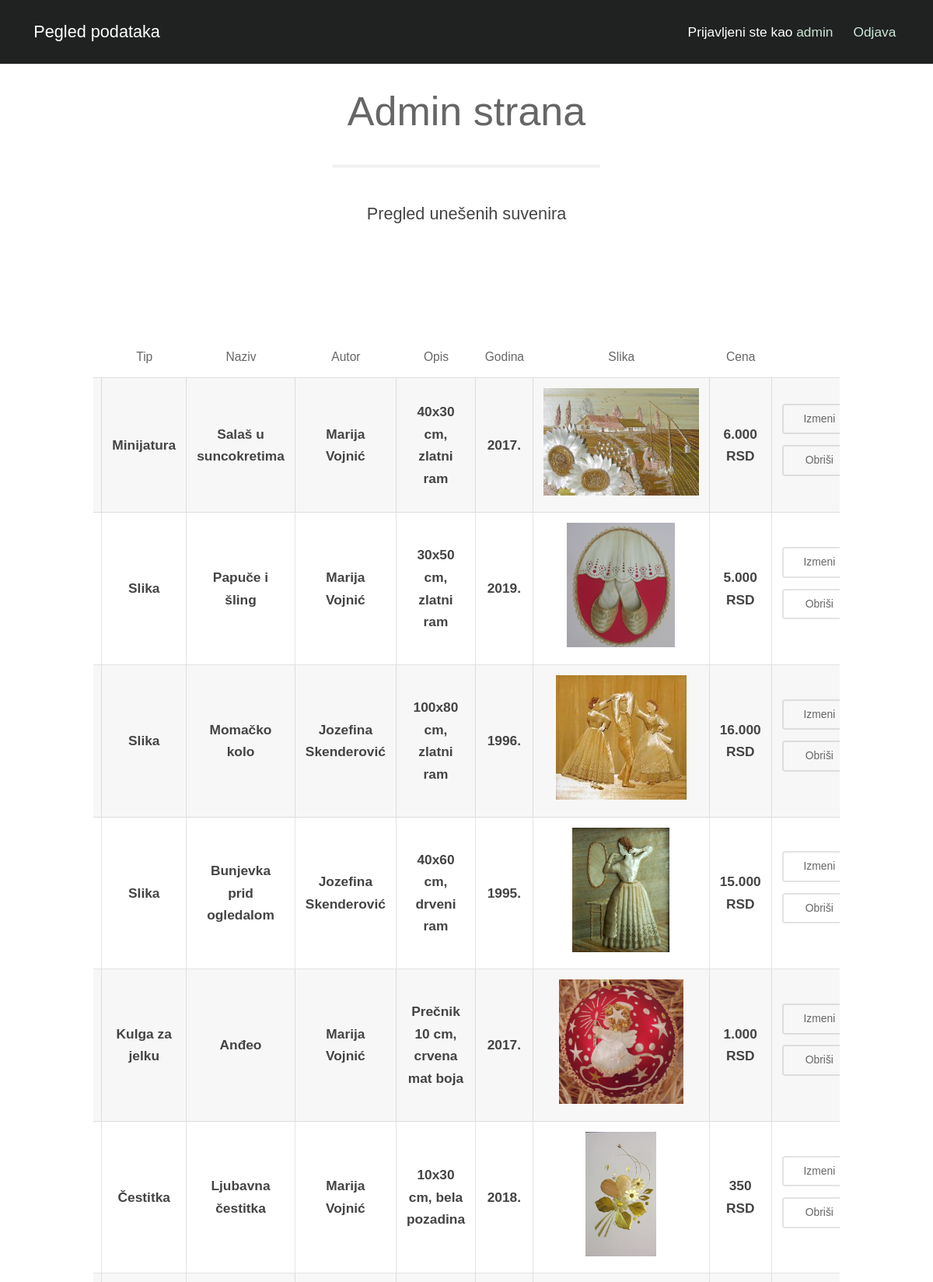
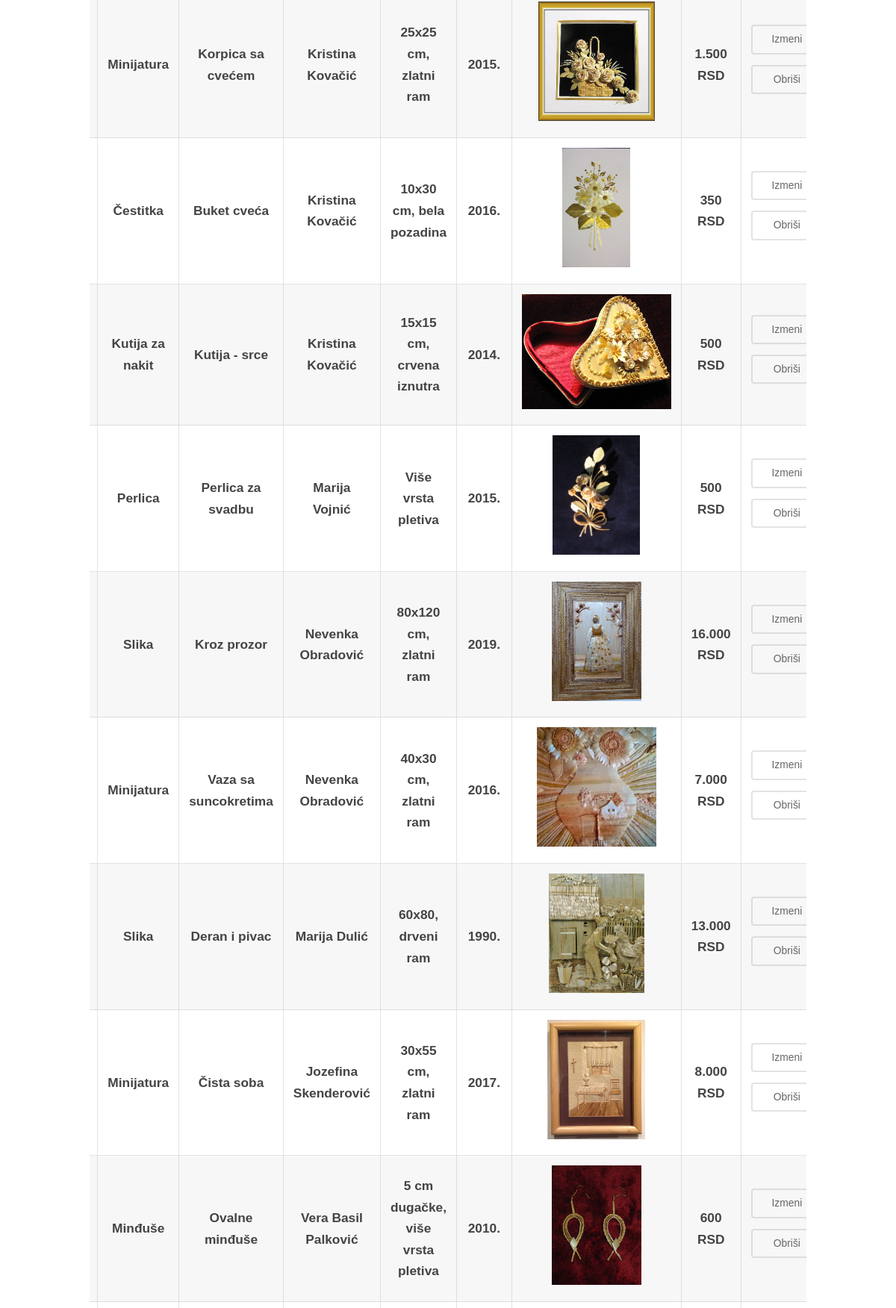
Screenshot of /admin/adminSouvenirsOverview.php (signed in, upper part) with the database file from the repository (2 pictures, top to bottom).
### tables this page shows
CREATE TABLE `products` (
  `id` int(8) NOT NULL,
  `id_product_type` int(8) NOT NULL,
  `product_name` varchar(25) NOT NULL,
  `id_author` int(8) NOT NULL,
  `product_size_description` varchar(50) NOT NULL,
  `product_year` varchar(5) NOT NULL,
  `product_image` varchar(100) NOT NULL,
  `product_price` varchar(10) NOT NULL
);

CREATE TABLE `product_type` (
  `id` int(8) NOT NULL,
  `product_type_name` varchar(25) NOT NULL
);

CREATE TABLE `authors` (
  `id` int(8) NOT NULL,
  `author_name` varchar(25) NOT NULL,
  `author_surname` varchar(25) NOT NULL,
  `author_bio` varchar(500) NOT NULL,
  `author_image` text NOT NULL
);

### admin/adminSouvenirsOverview.php (the view, shortened to what this page needs)
<!DOCTYPE html>
<html lang="en">
<head>
</head>
<body>
<header id="header" style="position: fixed">
    <h1><a href="adminOverview.php">Pegled podataka</a></h1>
    <nav id="nav">
        <ul>
            <?php
            if (isset($_SESSION['u_id'])) {
                echo '<li>Prijavljeni ste kao <span style="color: #cee8d8;">'.$_SESSION['u_id'].'</span></li>';
                echo '<li><a href="adminIncludes/adminLogout.php">Odjava</a></li>';}
            ?>
        </ul>
    </nav>
</header>
<section id="main" class="wrapper">
    <div class="container">
        <header class="major">
            <h2>Admin strana</h2>
            <p>Pregled unešenih suvenira</p>
        </header>
    </div>
</section>
<section>
    <div class="container">
        <div class="table-wrapper">
            <table class="alt" style="text-align: center; width: 100%;">
    <thead>
        <tr>
            <th>ID</th>
            <th>Tip</th>
            <th>Naziv</th>
            <th>Autor</th>
            <th>Opis</th>
            <th>Godina</th>
            <th>Slika</th>
            <th>Cena</th>
            <th></th>
        </tr>
    </thead>
<tbody>
            <?php
            require "../db_config.php";
            $sql = "SELECT p.id, t.product_type_name, p.product_name, a.author_name, a.author_surname, p.product_size_description, p.product_year, p.product_image, p.product_price
                    FROM authors a
                    JOIN products p on p.id_author=a.id
                    JOIN product_type t on t.id = p.id_product_type";
            $query = mysqli_query($connection,$sql);
            while ($row = mysqli_fetch_array($query)){
                echo "<tr>";
                echo "<td style='vertical-align: middle; font-weight: bold'>" . $row['id'] . "</td>";
                echo "<td style='vertical-align: middle; font-weight: bold'>" . $row['product_type_name'] . "</td>";
                echo "<td style='vertical-align: middle; font-weight: bold'>" . $row['product_name'] . "</td>";
                echo "<td style='vertical-align: middle; font-weight: bold'>" . $row['author_name'] ." ". $row['author_surname'] ."</td>";
                echo "<td style='vertical-align: middle; font-weight: bold'>" . $row['product_size_description'] . "</td>";
                echo "<td style='vertical-align: middle; font-weight: bold'>" . $row['product_year'] . "</td>";
                echo "<td style='vertical-align: middle; font-weight: bold'><img src=\"" . $row['product_image'] . "\" style=\"max-width: 200px; max-height: 160px;\"></td>";
                echo "<td style='vertical-align: middle; font-weight: bold'>" . $row['product_price'] . " RSD" ."</td>";
                echo "<td style='vertical-align: middle; font-weight: bold'>
                      <a href='adminChangeProduct.php?id={$row['id']}' class=\"button alt fit small\">Izmeni</a>
                      <a onclick='return confirm(\"Da li ste sigurni da želite da obrišete ? \")' href='adminIncludes/adminProducts_inc.php?id={$row['id']}&productDel=1' class=\"button alt fit small\">Obriši</a></td>";
                echo "</tr>";
            }
            ?>
</tbody>
    </table>
        </div>
    </div>
</section>
</body>
</html>

### admin/css/style.css (style rules this page uses)
body { background: #fff; }
body, input, select, textarea { color: #444; font-family: "Calibri", sans-serif; font-size: 15pt; font-weight: 300; line-height: 1.65em; }
a { color: #fff; text-decoration: none; }
p { margin: 0 0 2em 0; }
h1, h2, h3, h4, h5, h6 { color: #666; font-weight: 300; line-height: 1em; margin: 0 0 1em 0; }
h1 a, h2 a, h3 a, h4 a, h5 a, h6 a { color: inherit; text-decoration: none; }
h2 { font-size: 1.75em; line-height: 1.5em; }
header p { position: relative; margin: 0 0 1.5em 0; }
header h2 + p { font-size: 1.25em; margin-top: -1em; line-height: 1.5em; }
header.major { text-align: center; margin-bottom: 3em; }
header.major h2 { font-size: 3em; }
header.major p { border-top: medium double rgba(144, 144, 144, 0.25); display: inline-block; padding: 2em 2em 0 2em; }
ul { list-style: disc; margin: 0 0 2em 0; padding-left: 1em; }
ul li { padding-left: 0.5em; }
.table-wrapper { -webkit-overflow-scrolling: touch; overflow-x: auto; display: flex; justify-content: center; align-items: center; }
table { margin: 0 0 2em 0; width: 60%; }
table tbody tr { border: solid 1px rgba(144, 144, 144, 0.25); border-left: 0; border-right: 0; }
table tbody tr:nth-child(2n + 1) { background-color: rgba(144, 144, 144, 0.075); }
table td { padding: 0.75em 0.75em; }
table th { color: #666; font-size: 0.9em; font-weight: 400; padding: 0 0.75em 0.75em 0.75em; text-align: center; }
table thead { border-bottom: solid 2px rgba(144, 144, 144, 0.25); }
table.alt { border-collapse: separate; }
table.alt tbody tr td { border: solid 1px rgba(144, 144, 144, 0.25); border-left-width: 0; border-top-width: 0; }
table.alt tbody tr td:first-child { border-left-width: 1px; }
table.alt tbody tr:first-child td { border-top-width: 1px; }
table.alt thead { border-bottom: 0; }
input[type="submit"], input[type="reset"], input[type="button"], .button { -moz-appearance: none; -webkit-appearance: none; -o-appearance: none; -ms-appearance: none; appearance: none; -moz-transition: background-color 0.2s ease-in-out, color 0.2s ease-in-out; -webkit-transition: background-color 0.2s ease-in-out, color 0.2s ease-in-out; -o-transition: background-color 0.2s ease-in-out, color 0.2s ease-in-out; -ms-transition: background-color 0.2s ease-in-out, color 0.2s ease-in-out; transition: background-color 0.2s ease-in-out, color 0.2s ease-in-out; background-color: #3ba666; border-radius: 4px; border: 0; color: #ffffff !important; cursor: pointer; display: inline-block; font-weight: 400; height: 2.85em; line-height: 2.8em; padding: 0 2em; text-align: center; text-decoration: none; white-space: nowrap; }
input[type="submit"].fit, input[type="reset"].fit, input[type="button"].fit, .button.fit { display: block; margin: 0 0 1em 0; width: 100%; }
input[type="submit"].small, input[type="reset"].small, input[type="button"].small, .button.small { font-size: 0.8em; }
input[type="submit"].alt, input[type="reset"].alt, input[type="button"].alt, .button.alt { background-color: transparent; box-shadow: inset 0 0 0 2px rgba(144, 144, 144, 0.25); color: #666 !important; }
#header { background-color: #202222; color: #ffffff; cursor: default; height: 4.75em; line-height: 4.75em; width: 100%; z-index: 10000; }
#header h1 { color: #ffffff; height: inherit; left: 2.5em; line-height: inherit; margin: 0; padding: 0; position: absolute; top: 0; }
#header h1 a { font-size: 1.25em; }
#header nav { height: inherit; line-height: inherit; position: absolute; right: 2.75em; top: 0; vertical-align: middle; }
#header nav > ul { list-style: none; margin: 0; padding-left: 0; }
#header nav > ul > li { border-radius: 4px; display: inline-block; margin-left: 1.5em; padding-left: 0; }
#header nav > ul > li a { -moz-transition: color 0.2s ease-in-out; -webkit-transition: color 0.2s ease-in-out; -o-transition: color 0.2s ease-in-out; -ms-transition: color 0.2s ease-in-out; transition: color 0.2s ease-in-out; color: #cee8d8; display: inline-block; text-decoration: none; }
#header nav > ul > li:first-child { margin-left: 0; }
.wrapper { padding: 6em 0em 4em; }

### admin/css/style-xlarge.css (style rules this page uses)
body, input, select, textarea { font-size: 13pt; }

### admin/css/style-large.css (style rules this page uses)
body, input, select, textarea { font-size: 13pt; }

### rows the page displays
products: id_product_type.product_type_name "Minijatura", product_name "Salaš u suncokretima", id_author.author_name "Marija", id_author.author_surname "Vojnić", product_size_description "40x30 cm, zlatni ram", product_year "2017.", product_image (picture), product_price "6.000"
products: id_product_type.product_type_name "Slika", product_name "Papuče i šling", id_author.author_name "Marija", id_author.author_surname "Vojnić", product_size_description "30x50 cm, zlatni ram", product_year "2019.", product_image (picture), product_price "5.000"
products: id_product_type.product_type_name "Slika", product_name "Momačko kolo", id_author.author_name "Jozefina", id_author.author_surname "Skenderović", product_size_description "100x80 cm, zlatni ram", product_year "1996.", product_image (picture), product_price "16.000"
products: id_product_type.product_type_name "Slika", product_name "Bunjevka prid ogledalom", id_author.author_name "Jozefina", id_author.author_surname "Skenderović", product_size_description "40x60 cm, drveni ram", product_year "1995.", product_image (picture), product_price "15.000"
products: id_product_type.product_type_name "Kulga za jelku", product_name "Anđeo", id_author.author_name "Marija", id_author.author_surname "Vojnić", product_size_description "Prečnik 10 cm, crvena mat boja", product_year "2017.", product_image (picture), product_price "1.000"
products: id_product_type.product_type_name "Čestitka", product_name "Ljubavna čestitka", id_author.author_name "Marija", id_author.author_surname "Vojnić", product_size_description "10x30 cm, bela pozadina", product_year "2018.", product_image (picture), product_price "350"
products: id_product_type.product_type_name "Minijatura", product_name "Korpica sa cvećem", id_author.author_name "Kristina", id_author.author_surname "Kovačić", product_size_description "25x25 cm, zlatni ram", product_year "2015.", product_image (picture), product_price "1.500"
products: id_product_type.product_type_name "Čestitka", product_name "Buket cveća", id_author.author_name "Kristina", id_author.author_surname "Kovačić", product_size_description "10x30 cm, bela pozadina", product_year "2016.", product_image (picture), product_price "350"
products: id_product_type.product_type_name "Kutija za nakit", product_name "Kutija - srce", id_author.author_name "Kristina", id_author.author_surname "Kovačić", product_size_description "15x15 cm, crvena iznutra", product_year "2014.", product_image (picture), product_price "500"
products: id_product_type.product_type_name "Perlica", product_name "Perlica za svadbu", id_author.author_name "Marija", id_author.author_surname "Vojnić", product_size_description "Više vrsta pletiva", product_year "2015.", product_image (picture), product_price "500"
products: id_product_type.product_type_name "Slika", product_name "Kroz prozor", id_author.author_name "Nevenka", id_author.author_surname "Obradović", product_size_description "80x120 cm, zlatni ram", product_year "2019.", product_image (picture), product_price "16.000"
products: id_product_type.product_type_name "Minijatura", product_name "Vaza sa suncokretima", id_author.author_name "Nevenka", id_author.author_surname "Obradović", product_size_description "40x30 cm, zlatni ram", product_year "2016.", product_image (picture), product_price "7.000"
products: id_product_type.product_type_name "Slika", product_name "Deran i pivac", id_author.author_name "Marija", id_author.author_surname "Dulić", product_size_description "60x80, drveni ram", product_year "1990.", product_image (picture), product_price "13.000"
products: id_product_type.product_type_name "Minijatura", product_name "Čista soba", id_author.author_name "Jozefina", id_author.author_surname "Skenderović", product_size_description "30x55 cm, zlatni ram", product_year "2017.", product_image (picture), product_price "8.000"
products: id_product_type.product_type_name "Minđuše", product_name "Ovalne minđuše", id_author.author_name "Vera", id_author.author_surname "Basil Palković", product_size_description "5 cm dugačke, više vrsta pletiva", product_year "2010.", product_image (picture), product_price "600"

### other values shown
$_SESSION['u_id'] "admin"
